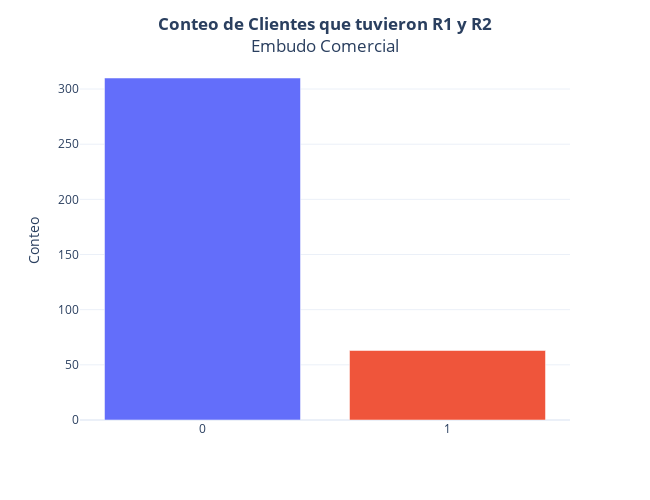

The cell this chart's notebook holds for it:
### Code cell
# Agrupamos datos categóricos 'R1yR2'
variable = 'R1yR2'
df[variable] = df[variable].astype(str)

df_cat = df.groupby(variable)['org_id.value'].agg(Conteo='count').reset_index()

# Crear gráfico de barras con Plotly
fig = px.bar(
    df_cat,
    x=variable,
    y='Conteo', 
    color=variable,
    template='plotly_white'
)

fig.update_layout(
    title='<b>Conteo de Clientes que tuvieron R1 y R2</b><br>Embudo Comercial',
    width=650,
    height=500,
    xaxis_title='', 
    yaxis_title='Conteo', 
    title_x = 0.5,
    showlegend=False,
    #xaxis_tickangle=45
)

fig.show()

### Figure 1 — Plotly figure (JSON) as saved in the notebook; plotly's stock layout.template omitted (floating-point values rounded to 4 significant figures)
{"data": [{"alignmentgroup": "True", "hovertemplate": "R1yR2=%{x}<br>Conteo=%{y}<extra></extra>", "legendgroup": "0", "marker": {"color": "#636efa", "pattern": {"shape": ""}}, "name": "0", "offsetgroup": "0", "orientation": "v", "showlegend": true, "textposition": "auto", "type": "bar", "x": ["0"], "xaxis": "x", "y": [310], "yaxis": "y"}, {"alignmentgroup": "True", "hovertemplate": "R1yR2=%{x}<br>Conteo=%{y}<extra></extra>", "legendgroup": "1", "marker": {"color": "#EF553B", "pattern": {"shape": ""}}, "name": "1", "offsetgroup": "1", "orientation": "v", "showlegend": true, "textposition": "auto", "type": "bar", "x": ["1"], "xaxis": "x", "y": [63], "yaxis": "y"}], "layout": {"barmode": "relative", "height": 500, "legend": {"title": {"text": "R1yR2"}, "tracegroupgap": 0}, "margin": {"t": 60}, "showlegend": false, "title": {"text": "<b>Conteo de Clientes que tuvieron R1 y R2</b><br>Embudo Comercial", "x": 0.5}, "width": 650, "xaxis": {"anchor": "y", "categoryarray": ["0", "1"], "categoryorder": "array", "domain": [0, 1], "title": {"text": ""}}, "yaxis": {"anchor": "x", "domain": [0, 1], "title": {"text": "Conteo"}}}}
